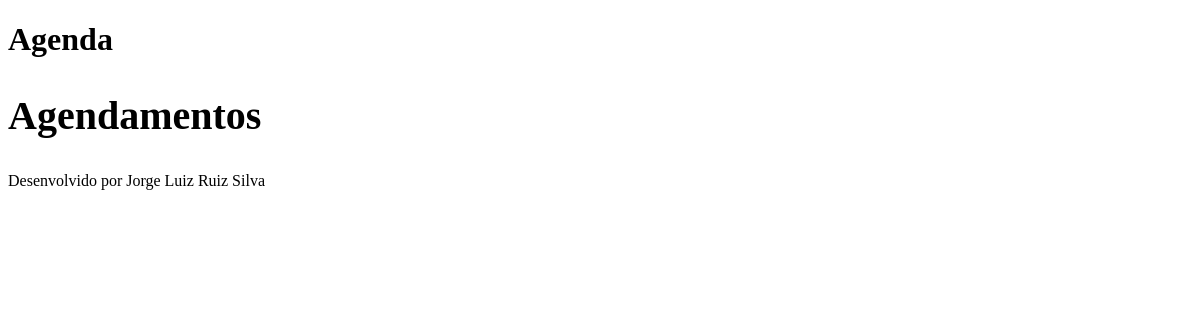
/agenda/ (signed in), run on an earlier commit of the app's database.
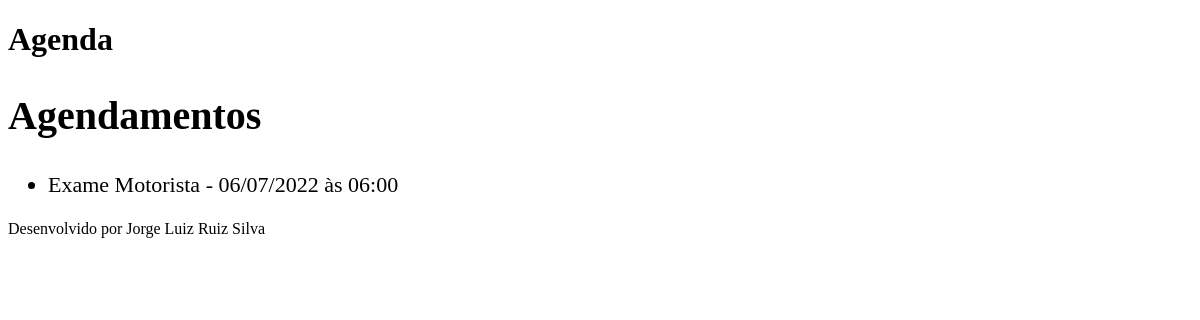
And on a later commit of the database.
### core/models.py (models this page shows, shortened)
class Evento(models.Model):
    titulo = models.CharField(max_length=100, verbose_name='Título')
    descricao = models.TextField(blank=True, null=True)
    data_evento = models.DateTimeField(verbose_name='Data do Evento')
    data_criacao = models.DateTimeField(auto_now=True, verbose_name='Data de Criação')
    usuario = models.ForeignKey(User, on_delete=models.CASCADE) #CASCADE se o usario for excluido será excluido todos o eventos deste usuario
    class Meta:
        db_table = 'evento' #Nome da Tabela
    def get_data_evento(self):
        return self.data_evento.strftime('%d/%m/%Y às %H:%M')

### core/views.py (the view)
# urls.py: path('agenda/', views.lista_eventos),
def lista_eventos(request):
    usuario = request.user
    evento = Evento.objects.filter(usuario=usuario)
    dados = {'eventos':evento}
    return render(request, 'agenda.html', dados)

### templates/agenda.html
{% extends "model-page.html" %}
{% block content %}
    <h2 style="font-size: 40px">Agendamentos</h2>
    <ul style="font-size: 22px">
        {% for evento in eventos %}
            <li>{{ evento.titulo }} - {{ evento.get_data_evento }}</li>
        {% endfor %}
    </ul>
{% endblock %}

What changed in the data, as far as the page shows it:
added Evento: titulo "Exame Motorista", get_data_evento "06/07/2022 às 06:00"
